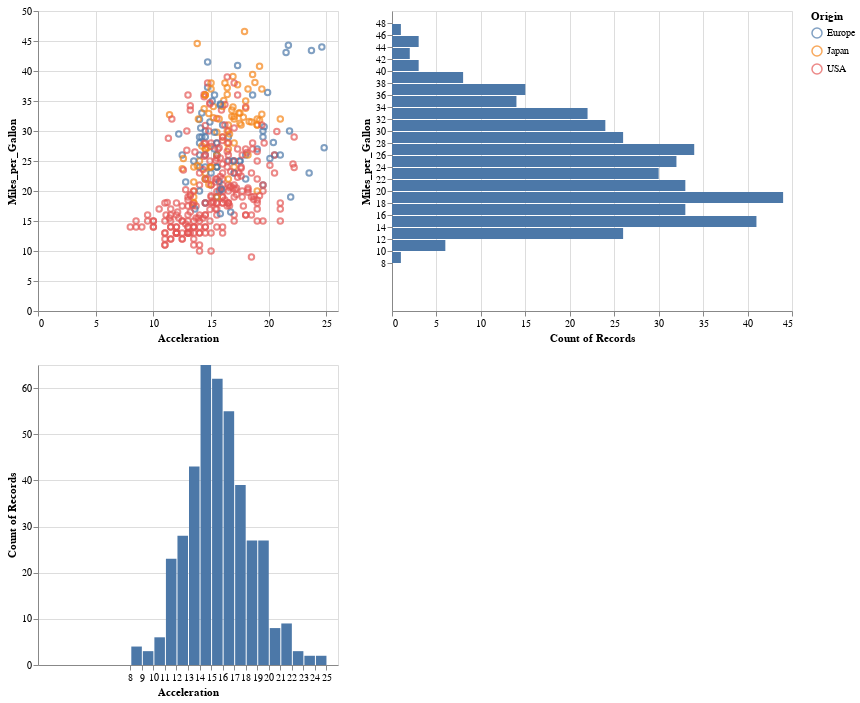

Notebook code cell kept with this figure:
### Markdown cell above
### Excercise: Exploring Data

Now that you know the basics (Data, encodings, marks) take some time and try making a few plots!

In particular, I'd suggest trying various combinations of the following:

- Marks: ``mark_point()``, ``mark_line()``, ``mark_bar()``, ``mark_text()``, ``mark_rect()``...
- Data Columns: ```'Acceleration'``, ``'Cylinders'``, ``'Displacement'``, ``'Horsepower'``, ``'Miles_per_Gallon'``, ``'Name'``, ``'Origin'``, ``'Weight_in_lbs'``, ``'Year'``
- Encodings: ``x``, ``y``, ``color``, ``shape``, ``row``, ``column``, ``opacity``, ``text``, ``tooltip``...

Work with a partner to use various combinations of these options, and see what you can learn from the data! In particular, think about the following:

- Which encodings go well with continuous, quantitative values?
- Which encodings go well with discrete, categorical (i.e. nominal) values?

After about 10 minutes, we'll ask for a couple volunteers to share their combination of marks, columns, and encodings.

### Code cell
interval = alt.selection_interval()
base = alt.Chart(cars).mark_point().encode(
    y='Miles_per_Gallon',
    color=alt.condition(interval, 'Origin', alt.value('lightgray')),
).properties(selection=interval, width=300, height=300)

scatter = base.encode(x='Acceleration') #| base.encode(x='Cylinders')
hist = alt.Chart(cars).mark_bar().encode(
    x='count()',
    y=alt.Y('Miles_per_Gallon', bin=alt.Bin(maxbins=30), title='Miles_per_Gallon', scale=alt.Scale(domain=(0, 50)))
).transform_filter(interval).properties(height=300)

hist2 = alt.Chart(cars).mark_bar().encode(
    y='count()',
    x=alt.X('Acceleration', bin=alt.Bin(maxbins=30), title='Acceleration', scale=alt.Scale(domain=(0, 26)))
).transform_filter(interval).properties(width=300)


(scatter & hist2 )| hist

### Figure 1 — Vega-Lite specification as saved in the notebook (floating-point values rounded to 4 significant figures; data arrays with more than 128 entries replaced by an {"elided": "..."} marker saying what was removed)
{"$schema": "https://vega.github.io/schema/vega-lite/v2.6.0.json", "config": {"view": {"height": 300, "width": 400}}, "datasets": {"data-f02450ab61490a1363517a0190416235": {"elided": "406 records"}}, "hconcat": [{"vconcat": [{"data": {"name": "data-f02450ab61490a1363517a0190416235"}, "encoding": {"color": {"condition": {"field": "Origin", "selection": "selector016", "type": "nominal"}, "value": "lightgray"}, "x": {"field": "Acceleration", "type": "quantitative"}, "y": {"field": "Miles_per_Gallon", "type": "quantitative"}}, "height": 300, "mark": "point", "selection": {"selector016": {"encodings": ["x", "y"], "mark": {"fill": "#333", "fillOpacity": 0.125, "stroke": "white"}, "on": "[mousedown, window:mouseup] > window:mousemove!", "resolve": "global", "translate": "[mousedown, window:mouseup] > window:mousemove!", "type": "interval", "zoom": "wheel!"}}, "width": 300}, {"data": {"name": "data-f02450ab61490a1363517a0190416235"}, "encoding": {"x": {"bin": {"maxbins": 30}, "field": "Acceleration", "scale": {"domain": [0, 26]}, "title": "Acceleration", "type": "quantitative"}, "y": {"aggregate": "count", "type": "quantitative"}}, "mark": "bar", "transform": [{"filter": {"selection": "selector016"}}], "width": 300}]}, {"data": {"name": "data-f02450ab61490a1363517a0190416235"}, "encoding": {"x": {"aggregate": "count", "type": "quantitative"}, "y": {"bin": {"maxbins": 30}, "field": "Miles_per_Gallon", "scale": {"domain": [0, 50]}, "title": "Miles_per_Gallon", "type": "quantitative"}}, "height": 300, "mark": "bar", "transform": [{"filter": {"selection": "selector016"}}]}]}
